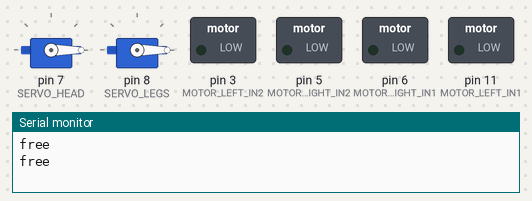
A sketch run on a simulated Arduino Uno, built with avr-gcc and run on an emulated ATmega328P. Parts: 2 × servo, switched loads named in the sketch (green lamp = pin HIGH), the last lines printed to the serial monitor.

Above: at 0.05 s.
At 0.65 s:
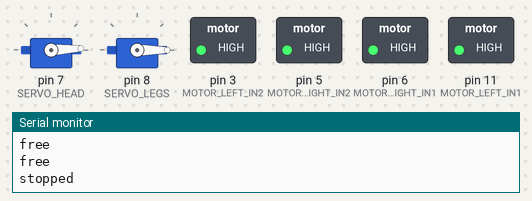
At 1.05 s:
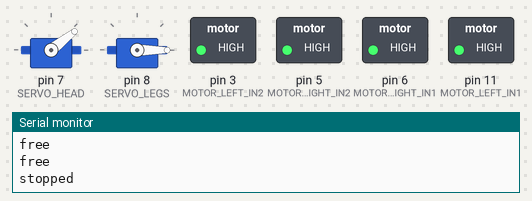
At 2.1 s:
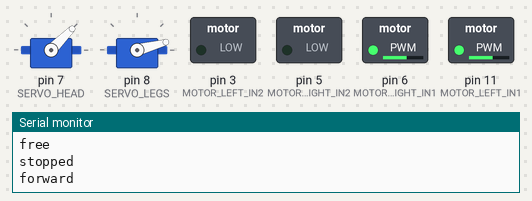
At 3.1 s:
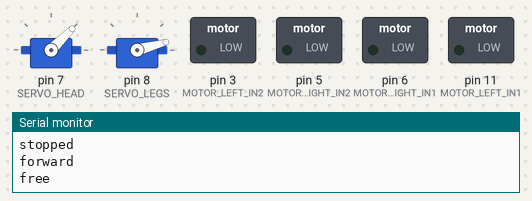
At 4.15 s:
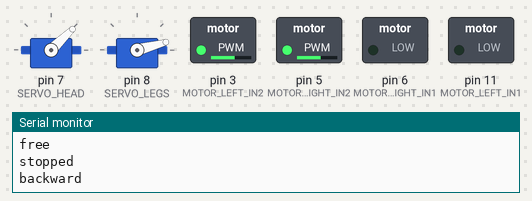
Timing chart, 0 to 5.4 s (numbered marks = the images above):
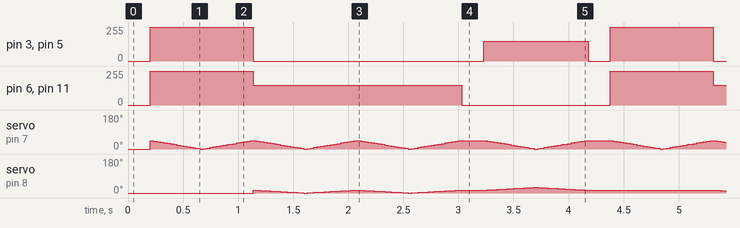

The sketch:

robocupjunior_2023_sketch.ino
```cpp
/*
This dancing dino robot was made of a chasis with 2 DC motors
For the body of the dino robot we had 2 servo motors
  Servo motor 1 was used to sweep the head up and down
  Servo motor 2 was used to sweep the legs forward and backward
The legs of the dino did not make contact with the ground and moved in the air
This Arduino code sketch was used to move the 3 motors at the same time

Language+platform: Arduino UNO R3/Arduino IDE
DC motor driver board; Adafruit DRV8871
Servo motor: SG90R

Author-Guides: Ambardeep Das, Martin Woudstra
Students: Advay, Lukas, Dine, Galang, Samay
Team name: GLADS
Category: Dancing Robot
Result: 1st prize!!
*/

#include <Servo.h>

Servo myservo_head;   // create servo object to control the dino head servo
Servo myservo_legs;   // create servo object to control the dino leg servo

#define  MIN_POS 0    // position range lower limit for servo motors
#define  MAX_POS 30   // position range upper limit for servo motors

#define SERVO_HEAD 7  // Dino head servo control pin
#define SERVO_LEGS 8  // Dino legs servo control pin

#define MOTOR_RIGHT_IN1 6   // DC motor 1 control pin
#define MOTOR_RIGHT_IN2 5   // DC motor 1 control pin
#define MOTOR_LEFT_IN1 11  // DC motor 2 control pin
#define MOTOR_LEFT_IN2 3  // DC motor 2 control pin

#define SPEED 150     // Speed at which DC motor will run

#define FORWARD 1
#define BACKWARD -1
#define STOPPED 0
#define FREE_WHEELING 10

int direction = STOPPED;

void setup() {
  Serial.begin(9600);

  myservo_head.attach(SERVO_HEAD);  // create servo object to control dino head servo motor
  myservo_legs.attach(SERVO_LEGS);  // create servo object to control dino legs servo motor

  // Setup control pins for DC motor 1
  pinMode(MOTOR_RIGHT_IN1, OUTPUT);
  pinMode(MOTOR_RIGHT_IN2, OUTPUT);

  // Setup control pins for DC motor 2
  pinMode(MOTOR_LEFT_IN1, OUTPUT);
  pinMode(MOTOR_LEFT_IN2, OUTPUT);

  wheels_free(); // Set both motors to move freely
  myservo_head.write(MIN_POS);  // tell dino head servo to go to lowest position
  myservo_legs.write(MIN_POS);  // tell dino legs servo to go to lowest position
}

void wheels_free() {
  Serial.println("free");
  direction = FREE_WHEELING;
  digitalWrite(MOTOR_RIGHT_IN1, LOW);
  digitalWrite(MOTOR_RIGHT_IN2, LOW);
  digitalWrite(MOTOR_LEFT_IN1, LOW);
  digitalWrite(MOTOR_LEFT_IN2, LOW);
}

void wheels_forward(int speed = SPEED) {
  Serial.println("forward");
  direction = FORWARD;
  digitalWrite(MOTOR_RIGHT_IN2, LOW);
  analogWrite(MOTOR_RIGHT_IN1, speed);
  digitalWrite(MOTOR_LEFT_IN2, LOW);
  analogWrite(MOTOR_LEFT_IN1, speed);
}

void wheels_backward(int speed = SPEED) {
  Serial.println("backward");
  direction = BACKWARD;
  digitalWrite(MOTOR_RIGHT_IN1, LOW);
  analogWrite(MOTOR_RIGHT_IN2, speed);
  digitalWrite(MOTOR_LEFT_IN1, LOW);
  analogWrite(MOTOR_LEFT_IN2, speed);
  digitalWrite(MOTOR_LEFT_IN1, LOW);
}

void wheels_stop() {
  Serial.println("stopped");
  direction = STOPPED;
  digitalWrite(MOTOR_RIGHT_IN1, HIGH);
  digitalWrite(MOTOR_RIGHT_IN2, HIGH);
  digitalWrite(MOTOR_LEFT_IN1, HIGH);
  digitalWrite(MOTOR_LEFT_IN2, HIGH);
}

void set_servos(int pos){

  // Set and move the dino legs
  int legs_pos = -1;
  if (direction == FORWARD) {
    legs_pos = map(pos, MIN_POS, MAX_POS, (MAX_POS + MIN_POS)/2, MIN_POS);

  } else if (direction == BACKWARD) {
    legs_pos = map(pos, MIN_POS, MAX_POS, (MAX_POS + MIN_POS)/2, MAX_POS);
  }
  if (legs_pos >= 0){
    myservo_legs.write(legs_pos);
  }

  // Set and move the dino head
  int head_pos = map(pos, MIN_POS, MAX_POS, MAX_POS * 1.5, MIN_POS);
  myservo_head.write(head_pos);

  // wait while the servo to reaches the position and gives some time for next move
  delay(15);
}

void servo_sweep(int start_pos, int end_pos){
  if (start_pos < end_pos){
    for (int pos = start_pos; pos <= end_pos; ++pos) {
      set_servos(pos);
    }
  } else if (start_pos > end_pos){
    for (int pos = start_pos; pos >= end_pos; --pos) {
      set_servos(pos);
    }
  }
}

void full_sweep(int repeat)
{
  for (int i = 0; i < repeat; ++i) {
      servo_sweep(MIN_POS, MAX_POS);
      servo_sweep(MAX_POS, MIN_POS);
    }
}


void forward(int steps) {
  wheels_forward();
  full_sweep(steps);
}

void backward(int steps) {
  wheels_backward();
  full_sweep(steps);
}

void stop(int steps=0) {
  wheels_free();
  delay(200);
  wheels_stop();
  full_sweep(steps);
}

void loop() {

  stop(1);
  forward(2);
  stop();
  backward(1);

}
```

Measured:
- by itself, pin 3 (MOTOR_LEFT_IN2), pin 5 (MOTOR_RIGHT_IN2): repeats every 4.2 s: 0/255 2.1 s, 150/255 0.95 s, 0/255 0.20 s, 255/255 0.94 s
- by itself, pin 6 (MOTOR_RIGHT_IN1), pin 11 (MOTOR_LEFT_IN1): repeats every 4.2 s: 150/255 1.9 s, 0/255 1.3 s, 255/255 0.94 s
- by itself, servo on pin 7 (SERVO_HEAD): moves between 0° and 45°, repeating every 4.2 s
